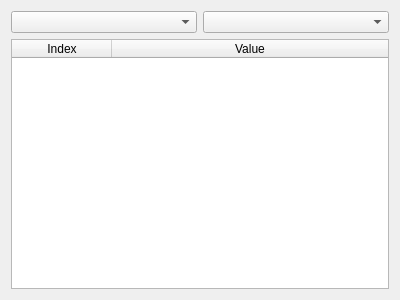
<?xml version="1.0" encoding="UTF-8"?>
<ui version="4.0">
 <class>vogleditor_QBufferExplorer</class>
 <widget class="QWidget" name="vogleditor_QBufferExplorer">
  <property name="geometry">
   <rect>
    <x>0</x>
    <y>0</y>
    <width>400</width>
    <height>300</height>
   </rect>
  </property>
  <property name="windowTitle">
   <string>Form</string>
  </property>
  <layout class="QVBoxLayout" name="verticalLayout">
   <item>
    <layout class="QHBoxLayout" name="horizontalLayout">
     <item>
      <widget class="QComboBox" name="bufferComboBox"/>
     </item>
     <item>
      <widget class="QComboBox" name="formatComboBox">
       <property name="sizePolicy">
        <sizepolicy hsizetype="Preferred" vsizetype="Fixed">
         <horstretch>0</horstretch>
         <verstretch>0</verstretch>
        </sizepolicy>
       </property>
      </widget>
     </item>
    </layout>
   </item>
   <item>
    <widget class="QTableWidget" name="bufferTableWidget">
     <property name="editTriggers">
      <set>QAbstractItemView::NoEditTriggers</set>
     </property>
     <property name="alternatingRowColors">
      <bool>true</bool>
     </property>
     <attribute name="horizontalHeaderStretchLastSection">
      <bool>true</bool>
     </attribute>
     <attribute name="verticalHeaderVisible">
      <bool>true</bool>
     </attribute>
     <column>
      <property name="text">
       <string>Index</string>
      </property>
     </column>
     <column>
      <property name="text">
       <string>Value</string>
      </property>
     </column>
    </widget>
   </item>
  </layout>
 </widget>
 <resources/>
 <connections/>
</ui>
